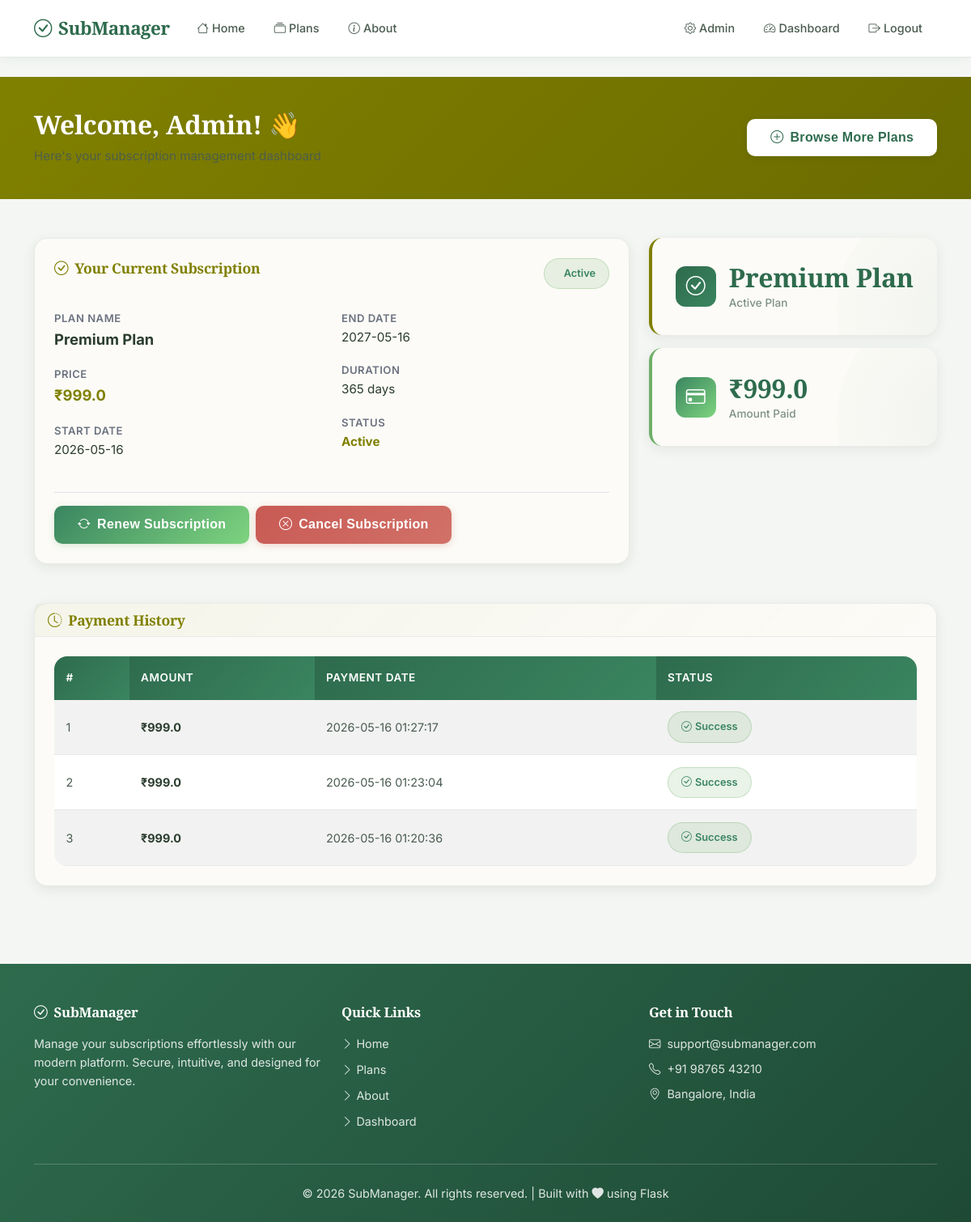
The app's page /dashboard (signed in) with its own data.
### tables this page shows
CREATE TABLE plans (
            id INTEGER PRIMARY KEY AUTOINCREMENT,
            plan_name TEXT NOT NULL,
            price REAL NOT NULL,
            duration INTEGER NOT NULL,
            features TEXT NOT NULL
        );

CREATE TABLE subscriptions (
            id INTEGER PRIMARY KEY AUTOINCREMENT,
            user_id INTEGER NOT NULL,
            plan_id INTEGER NOT NULL,
            start_date TEXT NOT NULL,
            end_date TEXT NOT NULL,
            status TEXT DEFAULT 'active',
            FOREIGN KEY (user_id) REFERENCES users(id),
            FOREIGN KEY (plan_id) REFERENCES plans(id)
        );

CREATE TABLE payments (
            id INTEGER PRIMARY KEY AUTOINCREMENT,
            user_id INTEGER NOT NULL,
            amount REAL NOT NULL,
            payment_date TEXT NOT NULL,
            payment_status TEXT DEFAULT 'success',
            FOREIGN KEY (user_id) REFERENCES users(id)
        );

### app.py (the view)
@app.route('/dashboard')
def dashboard():
    if 'user_id' not in session:
        flash('Please login to access the dashboard.', 'warning')
        return redirect(url_for('login'))
    user_id = session['user_id']
    conn = get_db()
    subscription = conn.execute('''
        SELECT s.id, s.user_id, s.plan_id, s.plan_id, s.start_date, s.end_date,
               s.status, p.plan_name, p.price, p.duration
        FROM subscriptions s
        JOIN plans p ON s.plan_id = p.id
        WHERE s.user_id = ? AND s.status = 'active'
        ORDER BY s.id DESC LIMIT 1
    ''', (user_id,)).fetchone()
    payments = conn.execute(
        'SELECT * FROM payments WHERE user_id = ? ORDER BY id DESC',
        (user_id,)
    ).fetchall()
    conn.close()
    return render_template('dashboard.html',
                           subscription=subscription,
                           payments=payments)

### app.py (called while the page is built)
@app.before_request
def initialize_database():
    global _db_initialized
    if not _db_initialized:
        init_db()
        _db_initialized = True

def get_db():
    db_path = os.path.join(os.path.dirname(__file__), 'database.db')
    conn = sqlite3.connect(db_path)
    return conn

### templates/dashboard.html (shortened to what this page needs)
{% extends 'base.html' %}
{% block content %}
<section style="background: linear-gradient(135deg, #808000, #6b6c00); color: white; padding: 2.5rem 0;">
    <div class="container">
        <div class="d-flex justify-content-between align-items-center">
            <div>
                <h1 style="color: white; font-weight: 800; font-size: 2rem; margin-bottom: 0.5rem;">Welcome, {{ session.get('user_name', 'User') }}! 👋</h1>
                <p style="opacity: 0.9; margin-bottom: 0;">Here's your subscription management dashboard</p>
            </div>
            <a href="{{ url_for('plans') }}" class="btn btn-light" title="Browse more plans">
                <i class="bi bi-plus-circle me-2"></i>Browse More Plans
            </a>
        </div>
    </div>
</section>
<section class="py-5">
    <div class="container">
        <div class="row g-4 mb-5">
            {% if subscription %}
            <div class="col-lg-8">
                <div class="card p-4">
                    <div class="d-flex justify-content-between align-items-start mb-4">
                        <h5 style="color: #808000; font-weight: 700; margin-bottom: 0;">
                            <i class="bi bi-check-circle me-2"></i>Your Current Subscription
                        </h5>
                        {% if subscription[6] == 'active' %}
                            <span class="badge-active">Active</span>
                        {% elif subscription[6] == 'expired' %}
                            <span class="badge-expired"><span class="status-dot expired me-2"></span>Expired</span>
                        {% else %}
                            <span class="badge-cancelled"><span class="status-dot cancelled me-2"></span>Cancelled</span>
                        {% endif %}
                    </div>
                    <div class="row mb-4">
                        <div class="col-md-6">
                            <div class="mb-3">
                                <small style="color: #6b7280; font-weight: 600; text-transform: uppercase; letter-spacing: 0.5px;">Plan Name</small>
                                <p style="color: #2c3e2f; font-weight: 700; font-size: 1.15rem; margin-bottom: 0;">{{ subscription[7] }}</p>
                            </div>
                            <div class="mb-3">
                                <small style="color: #6b7280; font-weight: 600; text-transform: uppercase; letter-spacing: 0.5px;">Price</small>
                                <p style="color: #808000; font-weight: 700; font-size: 1.15rem; margin-bottom: 0;">₹{{ subscription[8] }}</p>
                            </div>
                            <div class="mb-3">
                                <small style="color: #6b7280; font-weight: 600; text-transform: uppercase; letter-spacing: 0.5px;">Start Date</small>
                                <p style="color: #2c3e2f; margin-bottom: 0;">{{ subscription[4] }}</p>
                            </div>
                        </div>
                        <div class="col-md-6">
                            <div class="mb-3">
                                <small style="color: #6b7280; font-weight: 600; text-transform: uppercase; letter-spacing: 0.5px;">End Date</small>
                                <p style="color: #2c3e2f; margin-bottom: 0;">{{ subscription[5] }}</p>
                            </div>
                            <div class="mb-3">
                                <small style="color: #6b7280; font-weight: 600; text-transform: uppercase; letter-spacing: 0.5px;">Duration</small>
                                <p style="color: #2c3e2f; margin-bottom: 0;">{{ subscription[9] }} days</p>
                            </div>
                            <div class="mb-3">
                                <small style="color: #6b7280; font-weight: 600; text-transform: uppercase; letter-spacing: 0.5px;">Status</small>
                                <p style="color: #808000; font-weight: 700; text-transform: capitalize; margin-bottom: 0;">{{ subscription[6] }}</p>
                            </div>
                        </div>
                    </div>
                    <div class="d-flex gap-2 flex-wrap pt-3 border-top">
                        {% if subscription[6] == 'active' %}
                            <a href="{{ url_for('subscribe', plan_id=subscription[3]) }}" class="btn btn-success" title="Renew your subscription">
                                <i class="bi bi-arrow-repeat me-2"></i>Renew Subscription
                            </a>
                            <a href="{{ url_for('cancel_subscription', sub_id=subscription[0]) }}"
                               class="btn btn-danger" onclick="return confirmCancel()" title="Cancel your subscription">
                                <i class="bi bi-x-circle me-2"></i>Cancel Subscription
                            </a>
                        {% elif subscription[6] == 'expired' %}
                            <a href="{{ url_for('plans') }}" class="btn btn-primary" title="Renew or choose a new plan">
                                <i class="bi bi-arrow-repeat me-2"></i>Renew Subscription
                            </a>
                        {% else %}
                            <a href="{{ url_for('plans') }}" class="btn btn-primary" title="Subscribe to a new plan">
                                <i class="bi bi-cart-plus me-2"></i>Subscribe to New Plan
                            </a>
                        {% endif %}
                    </div>
                </div>
            </div>
            <div class="col-lg-4">
                <div class="stat-card mb-3" style="border-left-color: #808000;">
                    <div class="d-flex align-items-center">
                        <div class="stat-icon bg-purple me-3">
                            <i class="bi bi-check-circle"></i>
                        </div>
                        <div>
                            <h3 style="margin-bottom: 0;">{{ subscription[7] }}</h3>
                            <p>Active Plan</p>
                        </div>
                    </div>
                </div>
                <div class="stat-card" style="border-left-color: #6fb069;">
                    <div class="d-flex align-items-center">
                        <div class="stat-icon bg-green me-3">
                            <i class="bi bi-credit-card"></i>
                        </div>
                        <div>
                            <h3 style="margin-bottom: 0;">₹{{ subscription[8] }}</h3>
                            <p>Amount Paid</p>
                        </div>
                    </div>
                </div>
            </div>
            {% endif %}
        </div>
        <div class="card">
            <div class="card-header" style="background: linear-gradient(135deg, rgba(128, 128, 0, 0.05), transparent);">
                <h5 style="color: #808000; font-weight: 700; margin-bottom: 0;">
                    <i class="bi bi-clock-history me-2"></i>Payment History
                </h5>
            </div>
            <div class="card-body">
                {% if payments %}
                <div class="table-responsive">
                    <table class="table table-striped">
                        <thead>
                            <tr>
                                <th>#</th>
                                <th>Amount</th>
                                <th>Payment Date</th>
                                <th>Status</th>
                            </tr>
                        </thead>
                        <tbody>
                            {% for payment in payments %}
                            <tr>
                                <td>{{ loop.index }}</td>
                                <td style="font-weight: 700; color: #2c3e2f;">₹{{ payment[2] }}</td>
                                <td>{{ payment[3] }}</td>
                                <td>
                                    {% if payment[4] == 'success' %}
                                        <span class="badge-active"><i class="bi bi-check-circle me-1"></i>Success</span>
                                    {% else %}
                                        <span class="badge-expired"><i class="bi bi-x-circle me-1"></i>Failed</span>
                                    {% endif %}
                                </td>
                            </tr>
                            {% endfor %}
                        </tbody>
                    </table>
                </div>
                {% else %}
                <p style="color: #6b7280; text-align: center; margin-bottom: 0;">
                    <i class="bi bi-info-circle me-2"></i>No payment records found yet.
                </p>
                {% endif %}
            </div>
        </div>
    </div>
</section>
{% endblock %}

### static/css/style.css (style rules this page uses)
:root { --primary: #2e6b4d; --primary-dark: #1e4a35; --primary-light: #3a8560; --secondary: #e8ede3; --accent: #6fb069; --success: #3a8560; --warning: #d4a574; --danger: #c85a54; --dark: #1a2920; --dark-gray: #4a5c50; --gray: #7d8f85; --light-gray: #e6ebe7; --bg-light: #f4f6f3; --bg-white: #ffffff; --bg-card: #fcfbf7; --shadow: 0 4px 15px rgba(26, 41, 32, 0.08); --shadow-hover: 0 10px 30px rgba(26, 41, 32, 0.12); --shadow-subtle: 0 2px 5px rgba(26, 41, 32, 0.05); --radius: 12px; --radius-lg: 16px; --transition: all 0.3s cubic-bezier(0.4, 0, 0.2, 1); --transition-fast: all 0.2s ease; --font-heading: 'Playfair Display', serif; --font-body: 'Inter', sans-serif; }
* { margin: 0; padding: 0; box-sizing: border-box; }
html { scroll-behavior: smooth; }
body { font-family: var(--font-body); background-color: var(--bg-light); color: var(--dark-gray); min-height: 100vh; display: flex; flex-direction: column; font-size: 15px; line-height: 1.6; font-weight: 400; }
h1, h2, h3, h4, h5, h6 { font-family: var(--font-heading); color: var(--primary); font-weight: 700; letter-spacing: -0.3px; }
h1 { font-size: 2.75rem; line-height: 1.2; }
h3 { font-size: 1.5rem; line-height: 1.3; }
h5 { font-size: 1.1rem; line-height: 1.4; }
p { color: var(--dark-gray); font-size: 0.95rem; }
a { text-decoration: none; color: var(--primary); transition: var(--transition); }
.btn { font-weight: 600; border-radius: 10px; padding: 0.7rem 1.8rem; font-family: 'Poppins', sans-serif; transition: var(--transition); letter-spacing: 0.3px; border: none; }
.btn-light { background: #fff; color: var(--primary) !important; border: none; box-shadow: 0 2px 8px rgba(0, 0, 0, 0.08); }
.btn-success { background: linear-gradient(135deg, var(--success), #7ed47f); color: #fff !important; box-shadow: 0 2px 8px rgba(111, 176, 105, 0.25); }
.btn-danger { background: linear-gradient(135deg, var(--danger), #d17168); color: #fff !important; box-shadow: 0 2px 8px rgba(200, 90, 84, 0.25); }
.card { border: 1px solid var(--light-gray); border-radius: var(--radius-lg); box-shadow: var(--shadow); transition: var(--transition); background: var(--bg-card); }
.card-header { background: linear-gradient(135deg, rgba(46, 107, 77, 0.02), transparent); border-bottom: 1px solid var(--light-gray); border-radius: var(--radius-lg) var(--radius-lg) 0 0; }
.card-body { padding: 1.5rem; }
.stat-card { background: var(--bg-card); border-radius: var(--radius-lg); padding: 1.8rem; box-shadow: var(--shadow); transition: var(--transition); border-left: 4px solid var(--primary); position: relative; overflow: hidden; }
.stat-card::before { content: ''; position: absolute; top: -50%; right: -50%; width: 300px; height: 300px; background: radial-gradient(circle, rgba(46, 107, 77, 0.05) 0%, transparent 100%); border-radius: 50%; }
.stat-card .stat-icon { width: 50px; height: 50px; border-radius: 12px; display: flex; align-items: center; justify-content: center; font-size: 1.5rem; color: #fff; position: relative; z-index: 1; }
.stat-card .stat-icon.bg-purple { background: linear-gradient(135deg, var(--primary), var(--primary-light)); }
.stat-card .stat-icon.bg-green { background: linear-gradient(135deg, var(--success), #7ed47f); }
.stat-card h3 { font-weight: 800; font-size: 2rem; margin-bottom: 0.2rem; color: var(--primary); position: relative; z-index: 1; }
.stat-card p { color: var(--gray); font-size: 0.85rem; margin: 0; position: relative; z-index: 1; font-weight: 500; }
.table { border-radius: var(--radius-lg); overflow: hidden; margin-bottom: 0; }
.table thead th { background: linear-gradient(135deg, var(--primary), var(--primary-light)); color: #fff; font-weight: 600; font-size: 0.85rem; border: none; padding: 1rem 0.9rem; text-transform: uppercase; letter-spacing: 0.5px; }
.table tbody td { padding: 0.9rem 0.9rem; vertical-align: middle; font-size: 0.9rem; border-color: var(--light-gray); color: var(--dark-gray); }
.table tbody tr { transition: var(--transition-fast); }
.table-striped tbody tr:nth-of-type(odd) { background-color: rgba(46, 107, 77, 0.02); }
.badge-active { background: rgba(111, 176, 105, 0.15); color: var(--success); padding: 0.5rem 1rem; border-radius: 20px; font-weight: 600; font-size: 0.8rem; display: inline-block; border: 1px solid rgba(111, 176, 105, 0.3); }

### records on screen
plans: plan_name "Premium Plan", price "999.0", duration "365"
subscriptions: start_date "2026-05-16", end_date "2027-05-16", status "Active"
payments: amount "999.0", payment_date "2026-05-16 01:27:17", payment_status "success" (drawn)
payments: amount "999.0", payment_date "2026-05-16 01:23:04", payment_status "success" (drawn)
payments: amount "999.0", payment_date "2026-05-16 01:20:36", payment_status "success" (drawn)

### other values on screen
{{ session.get('user_name', 'User') }} "Admin"
